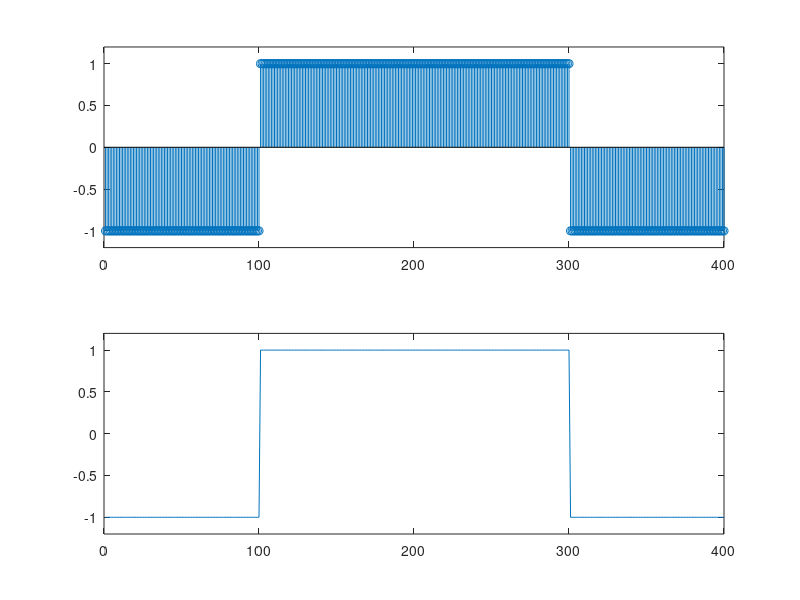

This chart was generated by the following MATLAB code:
clear all
close all
clc

info = [0 1 1 0]
N = 100  # Nivel de superamostragem
limiar = 0
info_up = upsample(info,N); 
filtro_NRZ = ones(1,N); # Filtro de faz o shape da saída do sinal superamostrado, neste caso retangular

sinal_tx = filter(filtro_NRZ,1,info_up)*2-1; # Aqui é pra manter amplitudo entre 1 e -1



sinal_rx = sinal_tx(N/2:N:end);

info_hat = sinal_rx > limiar;

erro = sum(xor(info, info_hat))

subplot(211)
stem(sinal_tx)
ylim([-1.2 1.2])
subplot(212)
plot(sinal_tx)
ylim([-1.2 1.2])
